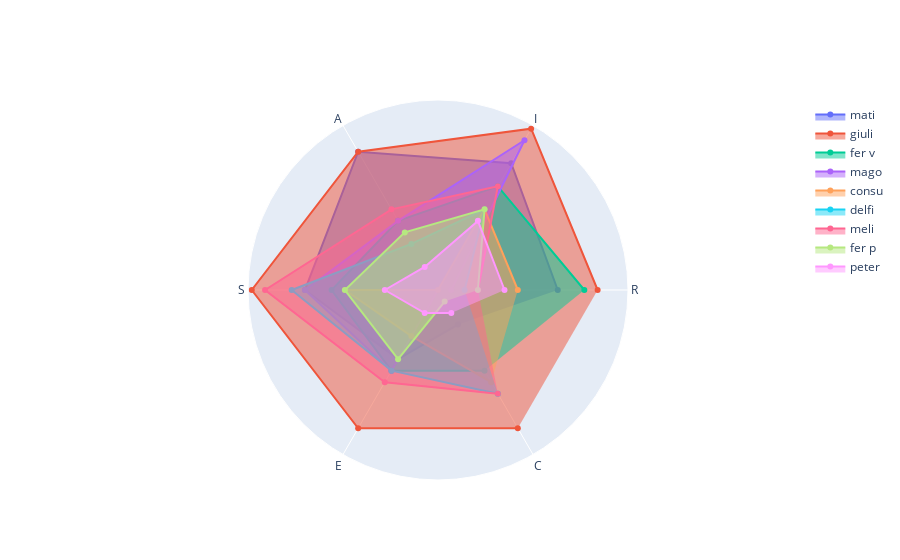

The cell this chart's notebook holds for it:
### Code cell
data = [go.Scatterpolar(
      r = df.iloc[i].values,
      theta = df.columns,
      fill = 'toself', 
      name = df.index[i],
      hovertemplate = '%{r}'
    ) for i in range(df.shape[0])]

layout = go.Layout(
  polar = dict(
    radialaxis = dict(
      visible = False,
    )
  ),
  showlegend = True
)

fig = go.Figure(data=data, layout=layout)
py.iplot(fig)

### Figure 1 — Plotly figure (JSON) as saved in the notebook; plotly's stock layout.template omitted (floating-point values rounded to 4 significant figures)
{"data": [{"fill": "toself", "hovertemplate": "%{r}", "name": "mati", "r": [9, 11, 12, 10, 6, 3], "theta": ["R", "I", "A", "S", "E", "C"], "type": "scatterpolar"}, {"fill": "toself", "hovertemplate": "%{r}", "name": "giuli", "r": [12, 14, 12, 14, 12, 12], "theta": ["R", "I", "A", "S", "E", "C"], "type": "scatterpolar"}, {"fill": "toself", "hovertemplate": "%{r}", "name": "fer v", "r": [11, 9, 6, 8, 7, 7], "theta": ["R", "I", "A", "S", "E", "C"], "type": "scatterpolar"}, {"fill": "toself", "hovertemplate": "%{r}", "name": "mago", "r": [1, 13, 6, 10, 7, 0], "theta": ["R", "I", "A", "S", "E", "C"], "type": "scatterpolar"}, {"fill": "toself", "hovertemplate": "%{r}", "name": "consu", "r": [6, 7, 0, 7, 4, 8], "theta": ["R", "I", "A", "S", "E", "C"], "type": "scatterpolar"}, {"fill": "toself", "hovertemplate": "%{r}", "name": "delfi", "r": [2, 7, 4, 11, 7, 9], "theta": ["R", "I", "A", "S", "E", "C"], "type": "scatterpolar"}, {"fill": "toself", "hovertemplate": "%{r}", "name": "meli", "r": [3, 9, 7, 13, 8, 9], "theta": ["R", "I", "A", "S", "E", "C"], "type": "scatterpolar"}, {"fill": "toself", "hovertemplate": "%{r}", "name": "fer p", "r": [3, 7, 5, 7, 6, 1], "theta": ["R", "I", "A", "S", "E", "C"], "type": "scatterpolar"}, {"fill": "toself", "hovertemplate": "%{r}", "name": "peter", "r": [5, 6, 2, 4, 2, 2], "theta": ["R", "I", "A", "S", "E", "C"], "type": "scatterpolar"}], "layout": {"polar": {"radialaxis": {"visible": false}}, "showlegend": true}}
